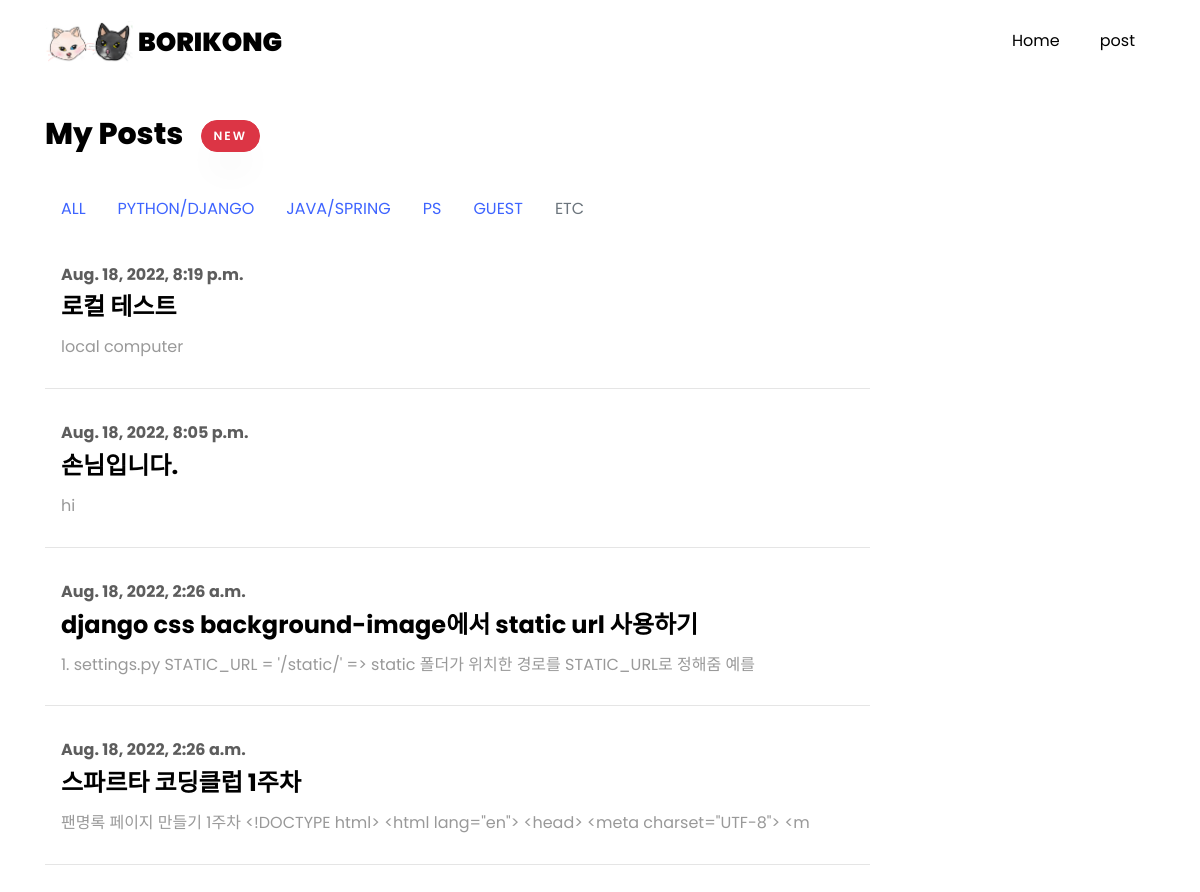
Before: / with the older database file.
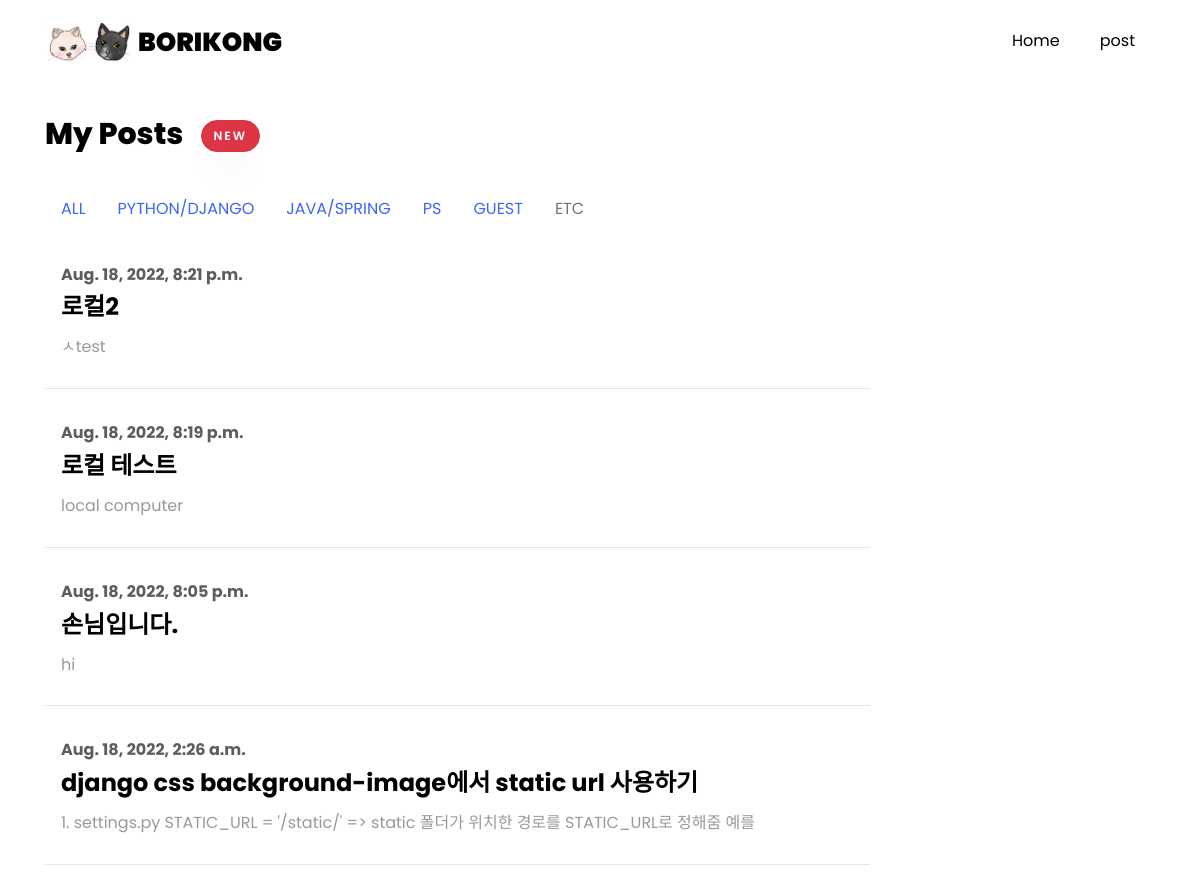
After: the same page with the newer database file.
### main/models.py (models this page shows, shortened)
class Post(models.Model):
    CATEGORIES = (
        ('PYTHON/DJANGO', 'python/django'),
        ('JAVA/SPRING', 'java/spring'),
        ('ANDROID', 'android'),
        ('ML', 'ml'),
        ('PS', 'ps'),
        ('GUEST','guest'),
        ('ETC', 'etc')
    )
    category = models.CharField(max_length=200, default="etc", choices=CATEGORIES,verbose_name="글 분류")
    user=models.CharField(max_length=20, default="borikong",verbose_name="작성자")
    passwd=models.CharField(max_length=50,default="",verbose_name="비밀번호")
    postname=models.CharField(max_length=100,verbose_name="제목")
    contents=models.TextField(verbose_name="내용")
    hits=models.PositiveIntegerField(default=0,verbose_name="조회수")
    mainphoto=models.ImageField(blank=True,null=True)
    subphoto1=models.ImageField(blank=True, null=True)
    subphoto1 = models.ImageField(blank=True, null=True)
    subphoto2 = models.ImageField(blank=True, null=True)
    subphoto3 = models.ImageField(blank=True, null=True)
    subphoto4 = models.ImageField(blank=True, null=True)
    subphoto5 = models.ImageField(blank=True, null=True)
    subphoto6 = models.ImageField(blank=True, null=True)
    subphoto7 = models.ImageField(blank=True, null=True)
    subphoto8 = models.ImageField(blank=True, null=True)
    subphoto9 = models.ImageField(blank=True, null=True)
    created_at = models.DateTimeField(auto_now_add=True)
    updated_at = models.DateTimeField(auto_now=True)
    def summary(self):
        return self.contents[:100]

### main/views.py (the view)
# urls.py: path('', views.index, name='index'),
def index(request):
    postlist = Post.objects.all()
    return render(request, 'main/index.html', {'postlist': postlist})

### main/templates/main/index.html
{% extends "base.html" %}
{% load static %}
{% block content %}
<section class="ftco-section ftco-no-pb goto-here" id="post-section">
    <div class="container">
        <div class="row">
            <div class="col-md-9">
                <div id="page-1" class="page one">
                    <h2 class="heading">My Posts &nbsp; <button type="button" class="btn btn-danger" onclick="location.href='{% url 'main:writing' %}'">new</button></h2>
{% include "./components/c_nav.html" %}
                    {% for list in postlist reversed%}
                    <div class="resume-wrap d-flex ftco-animate">
                        <div class="text pl-3">
                            <span class="date">{{list.created_at}}</span>
                            <h2 onclick="location.href='{% url 'main:posting' pk=list.pk %}'" onMouseover="this.style.color='#3e64ff';"
                                onMouseout="this.style.color='black';" style="cursor:pointer">{{list.postname}}</h2>
                            <p>{{list.summary}}</p>
                        </div>
                    </div>
                    {% endfor %}
                </div>
            </div>
        </div>
    </div>
</section>
{% endblock %}

### main/templates/main/base.html (shortened to what this page needs)
<!DOCTYPE html>
{% load static %}
<html lang="en">
<head>
    <link rel="stylesheet" href="{% static 'css/animate.css' %}">
    <link rel="stylesheet" href="{% static 'css/style2.css' %}">
</head>
<body data-spy="scroll" data-target=".site-navbar-target" data-offset="300">
{% include "./components/nav.html" %}
{% block content %}
{% endblock %}
</body>
</html>

### main/templates/main/components/nav.html (shortened to what this page needs)
{% load static %}
<nav class="navbar navbar-expand-lg navbar-dark ftco_navbar ftco-navbar-light site-navbar-target" id="ftco-navbar">
    <div class="container" style="bgcolor:#000000;">
        <img src="{% static 'images/blogimg1.png' %}" style="max-width:8%; height:auto;">&nbsp;<a href="/" class="navbar-brand">BORIKONG</a>
        <div class="collapse navbar-collapse" id="ftco-nav">
            <ul class="navbar-nav nav ml-auto">
                <li class="nav-item"><a href="{% url 'main:home' %}" class="nav-link"><span>Home</span></a></li>
                <li class="nav-item"><a href="{% url 'main:index' %}" class="nav-link"><span>post</span></a></li>
                </ul>
        </div>
    </div>
</nav>

### main/templates/main/components/c_nav.html
                    <ul class="nav">
                        <li class="nav-item">
                            <a class="nav-link active" aria-current="page" href="/">ALL</a>
                        </li>
                        <li class="nav-item">
                            <a class="nav-link active" aria-current="page" href="{% url 'main:categorized' pk='python-django' %}">PYTHON/DJANGO</a>
                        </li>
                        <li class="nav-item">
                            <a class="nav-link" href="{% url 'main:categorized' pk='java-spring' %}">JAVA/SPRING</a>
                        </li>
                        <li class="nav-item">
                            <a class="nav-link" href="{% url 'main:categorized' pk='ps' %}">PS</a>
                        </li>
                        <li class="nav-item">
                            <a class="nav-link" href="{% url 'main:categorized' pk='guest' %}">GUEST</a>
                        </li>
                        <li class="nav-item">
                            <a class="nav-link disabled" aria-disabled="true" href="{% url 'main:categorized' pk='etc' %}">ETC</a>
                        </li>
                    </ul>
                    <br/>

### main/templates/main/components/script.html (shortened to what this page needs)
{% load static %}

Changed rows visible on the page:
no longer on this page (row unchanged): Post: created_at "Aug. 18, 2022, 2:26 a.m.", postname "스파르타 코딩클럽 1주차", summary "팬명록 페이지 만들기 1주차 <!DOCTYPE html> <html lang=\"en\"> <head> <meta charset=\"UTF-8\"> <m"
added Post: created_at "Aug. 18, 2022, 8:21 p.m.", postname "로컬2", summary "ㅅtest"
